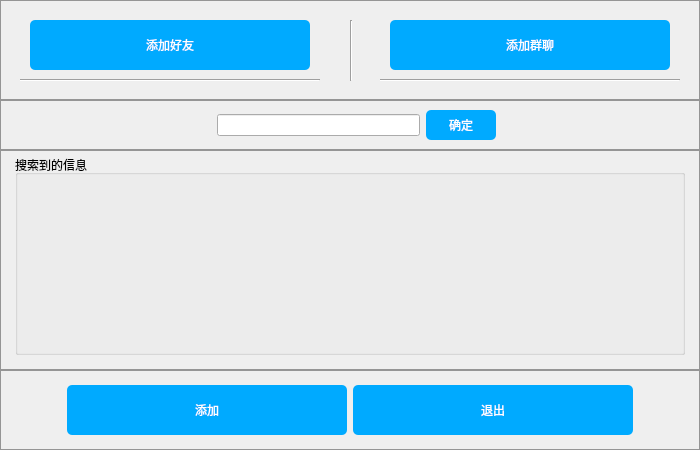
<?xml version="1.0" encoding="UTF-8"?>
<ui version="4.0">
 <class>AddInfo</class>
 <widget class="QWidget" name="AddInfo">
  <property name="geometry">
   <rect>
    <x>0</x>
    <y>0</y>
    <width>700</width>
    <height>450</height>
   </rect>
  </property>
  <property name="minimumSize">
   <size>
    <width>700</width>
    <height>450</height>
   </size>
  </property>
  <property name="maximumSize">
   <size>
    <width>700</width>
    <height>450</height>
   </size>
  </property>
  <property name="windowTitle">
   <string>Form</string>
  </property>
  <property name="styleSheet">
   <string notr="true">/*全局样式表*/
QWidget#Addfriend{
	background-color: rgb(255, 255, 255);
}

/*局部样式表top*/
QWidget#top_widget{
	border:1px solid rgb(149, 149, 149);
}

QPushButton#add_Friend{
	border-radius:5px;
	background-color: rgb(0, 170, 255);
	font:normal 18px &quot;楷体&quot;;
	color:rgb(255, 255, 255);
}

QPushButton#add_Friend:hover{
	background-color: rgb(0, 85, 255);
}

QPushButton#add_Group{
	border-radius:5px;
	background-color: rgb(0, 170, 255);
	font:normal 18px &quot;楷体&quot;;
	color:rgb(255, 255, 255);
}

QPushButton#add_Group:hover{
	background-color: rgb(0, 85, 255);
}

/*局部样式表middle*/
QPushButton#ok_Btn{
	border-radius:5px;
	background-color: rgb(0, 170, 255);
	font:normal 18px &quot;楷体&quot;;
	color:rgb(255, 255, 255);
}

QPushButton#ok_Btn:hover{
	background-color: rgb(0, 85, 255);
}

QWidget#middle_Widget{
	border:1px solid rgb(149, 149, 149);
}

QWidget#middle2_Widget{
	border:1px solid rgb(149, 149, 149);
}

/*局部样式表bottom*/
QWidget#bottom_Widget{
	border:1px solid rgb(149, 149, 149);
}
QPushButton#add_Btn{
	border-radius:5px;
	background-color: rgb(0, 170, 255);
	font:normal 18px &quot;楷体&quot;;
	color:rgb(255, 255, 255);
}

QPushButton#add_Btn:hover{
	background-color: rgb(0, 85, 255);
}

QPushButton#clos_Widget{
	border-radius:5px;
	background-color: rgb(0, 170, 255);
	font:normal 18px &quot;楷体&quot;;
	color:rgb(255, 255, 255);
}

QPushButton#clos_Widget:hover{
	background-color: rgb(0, 85, 255);
}
</string>
  </property>
  <widget class="QWidget" name="top_widget" native="true">
   <property name="geometry">
    <rect>
     <x>0</x>
     <y>0</y>
     <width>700</width>
     <height>100</height>
    </rect>
   </property>
   <property name="minimumSize">
    <size>
     <width>700</width>
     <height>100</height>
    </size>
   </property>
   <property name="maximumSize">
    <size>
     <width>700</width>
     <height>100</height>
    </size>
   </property>
   <widget class="Line" name="line">
    <property name="geometry">
     <rect>
      <x>20</x>
      <y>70</y>
      <width>300</width>
      <height>20</height>
     </rect>
    </property>
    <property name="minimumSize">
     <size>
      <width>300</width>
      <height>20</height>
     </size>
    </property>
    <property name="maximumSize">
     <size>
      <width>300</width>
      <height>20</height>
     </size>
    </property>
    <property name="orientation">
     <enum>Qt::Horizontal</enum>
    </property>
   </widget>
   <widget class="Line" name="line_2">
    <property name="geometry">
     <rect>
      <x>350</x>
      <y>20</y>
      <width>3</width>
      <height>61</height>
     </rect>
    </property>
    <property name="orientation">
     <enum>Qt::Vertical</enum>
    </property>
   </widget>
   <widget class="QPushButton" name="add_Friend">
    <property name="geometry">
     <rect>
      <x>30</x>
      <y>20</y>
      <width>280</width>
      <height>50</height>
     </rect>
    </property>
    <property name="minimumSize">
     <size>
      <width>280</width>
      <height>50</height>
     </size>
    </property>
    <property name="maximumSize">
     <size>
      <width>280</width>
      <height>50</height>
     </size>
    </property>
    <property name="text">
     <string>添加好友</string>
    </property>
   </widget>
   <widget class="Line" name="line_3">
    <property name="geometry">
     <rect>
      <x>380</x>
      <y>70</y>
      <width>300</width>
      <height>20</height>
     </rect>
    </property>
    <property name="minimumSize">
     <size>
      <width>300</width>
      <height>20</height>
     </size>
    </property>
    <property name="maximumSize">
     <size>
      <width>300</width>
      <height>20</height>
     </size>
    </property>
    <property name="orientation">
     <enum>Qt::Horizontal</enum>
    </property>
   </widget>
   <widget class="QPushButton" name="add_Group">
    <property name="geometry">
     <rect>
      <x>390</x>
      <y>20</y>
      <width>280</width>
      <height>50</height>
     </rect>
    </property>
    <property name="minimumSize">
     <size>
      <width>280</width>
      <height>50</height>
     </size>
    </property>
    <property name="maximumSize">
     <size>
      <width>280</width>
      <height>50</height>
     </size>
    </property>
    <property name="text">
     <string>添加群聊</string>
    </property>
   </widget>
  </widget>
  <widget class="QWidget" name="middle_Widget" native="true">
   <property name="geometry">
    <rect>
     <x>0</x>
     <y>100</y>
     <width>700</width>
     <height>50</height>
    </rect>
   </property>
   <property name="minimumSize">
    <size>
     <width>700</width>
     <height>50</height>
    </size>
   </property>
   <property name="maximumSize">
    <size>
     <width>700</width>
     <height>50</height>
    </size>
   </property>
   <layout class="QHBoxLayout" name="horizontalLayout">
    <item>
     <spacer name="horizontalSpacer">
      <property name="orientation">
       <enum>Qt::Horizontal</enum>
      </property>
      <property name="sizeHint" stdset="0">
       <size>
        <width>144</width>
        <height>20</height>
       </size>
      </property>
     </spacer>
    </item>
    <item>
     <widget class="QLabel" name="info_label">
      <property name="text">
       <string/>
      </property>
     </widget>
    </item>
    <item>
     <widget class="QLineEdit" name="textEdit"/>
    </item>
    <item>
     <widget class="QPushButton" name="ok_Btn">
      <property name="minimumSize">
       <size>
        <width>70</width>
        <height>30</height>
       </size>
      </property>
      <property name="text">
       <string>确定</string>
      </property>
     </widget>
    </item>
    <item>
     <spacer name="horizontalSpacer_2">
      <property name="orientation">
       <enum>Qt::Horizontal</enum>
      </property>
      <property name="sizeHint" stdset="0">
       <size>
        <width>144</width>
        <height>20</height>
       </size>
      </property>
     </spacer>
    </item>
   </layout>
  </widget>
  <widget class="QWidget" name="middle2_Widget" native="true">
   <property name="geometry">
    <rect>
     <x>0</x>
     <y>150</y>
     <width>700</width>
     <height>220</height>
    </rect>
   </property>
   <property name="minimumSize">
    <size>
     <width>700</width>
     <height>220</height>
    </size>
   </property>
   <property name="maximumSize">
    <size>
     <width>700</width>
     <height>220</height>
    </size>
   </property>
   <widget class="QGroupBox" name="groupBox">
    <property name="geometry">
     <rect>
      <x>15</x>
      <y>5</y>
      <width>670</width>
      <height>200</height>
     </rect>
    </property>
    <property name="minimumSize">
     <size>
      <width>670</width>
      <height>200</height>
     </size>
    </property>
    <property name="maximumSize">
     <size>
      <width>670</width>
      <height>200</height>
     </size>
    </property>
    <property name="title">
     <string>搜索到的信息</string>
    </property>
    <layout class="QVBoxLayout" name="verticalLayout">
     <item>
      <widget class="QWidget" name="info_Widget" native="true"/>
     </item>
    </layout>
   </widget>
  </widget>
  <widget class="QWidget" name="bottom_Widget" native="true">
   <property name="geometry">
    <rect>
     <x>0</x>
     <y>370</y>
     <width>700</width>
     <height>80</height>
    </rect>
   </property>
   <property name="minimumSize">
    <size>
     <width>700</width>
     <height>80</height>
    </size>
   </property>
   <property name="maximumSize">
    <size>
     <width>700</width>
     <height>80</height>
    </size>
   </property>
   <layout class="QHBoxLayout" name="horizontalLayout_2">
    <item>
     <spacer name="horizontalSpacer_3">
      <property name="orientation">
       <enum>Qt::Horizontal</enum>
      </property>
      <property name="sizeHint" stdset="0">
       <size>
        <width>45</width>
        <height>20</height>
       </size>
      </property>
     </spacer>
    </item>
    <item>
     <widget class="QPushButton" name="add_Btn">
      <property name="minimumSize">
       <size>
        <width>280</width>
        <height>50</height>
       </size>
      </property>
      <property name="maximumSize">
       <size>
        <width>280</width>
        <height>50</height>
       </size>
      </property>
      <property name="text">
       <string>添加</string>
      </property>
     </widget>
    </item>
    <item>
     <widget class="QPushButton" name="clos_Widget">
      <property name="minimumSize">
       <size>
        <width>280</width>
        <height>50</height>
       </size>
      </property>
      <property name="maximumSize">
       <size>
        <width>280</width>
        <height>50</height>
       </size>
      </property>
      <property name="text">
       <string>退出</string>
      </property>
     </widget>
    </item>
    <item>
     <spacer name="horizontalSpacer_4">
      <property name="orientation">
       <enum>Qt::Horizontal</enum>
      </property>
      <property name="sizeHint" stdset="0">
       <size>
        <width>46</width>
        <height>20</height>
       </size>
      </property>
     </spacer>
    </item>
   </layout>
  </widget>
  <widget class="QLabel" name="back_Img">
   <property name="geometry">
    <rect>
     <x>0</x>
     <y>0</y>
     <width>700</width>
     <height>450</height>
    </rect>
   </property>
   <property name="minimumSize">
    <size>
     <width>700</width>
     <height>450</height>
    </size>
   </property>
   <property name="maximumSize">
    <size>
     <width>700</width>
     <height>450</height>
    </size>
   </property>
   <property name="text">
    <string/>
   </property>
  </widget>
  <zorder>back_Img</zorder>
  <zorder>top_widget</zorder>
  <zorder>middle_Widget</zorder>
  <zorder>middle2_Widget</zorder>
  <zorder>bottom_Widget</zorder>
 </widget>
 <resources/>
 <connections/>
</ui>
